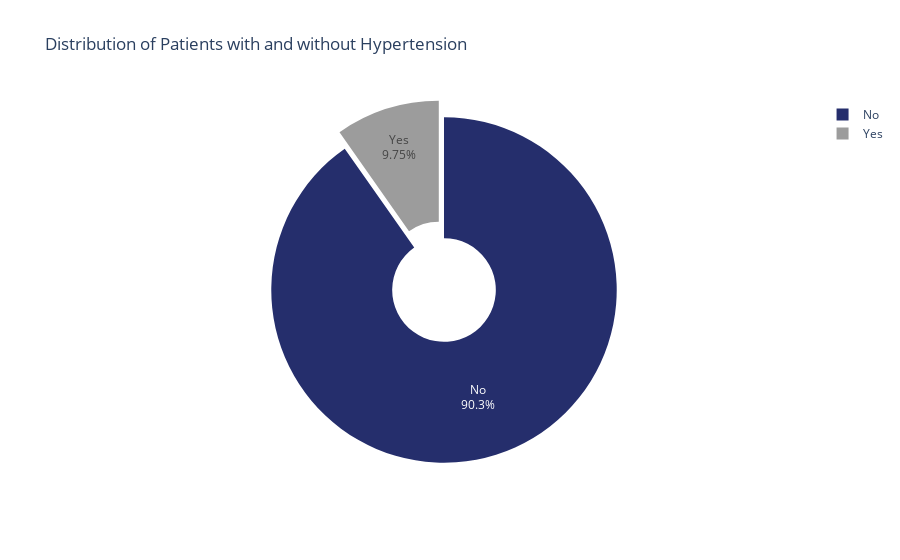

The code cell stored with this chart in its notebook:
### Markdown cell above
**Distribution of Patients with and without Hypertension**

### Code cell
df2['hypertension'] = df2['hypertension'].replace({1: 'Yes', 0: 'No'})
hypertension_count = df2['hypertension'].value_counts()
custom_colors = ['#252E6C', '#9C9C9C']

fig = px.pie(
    values=hypertension_count,
    names=hypertension_count.index,
    hole=0.3,
    title='Distribution of Patients with and without Hypertension',
    color_discrete_sequence=custom_colors,
)

fig.update_traces(textinfo='percent+label', pull=[0, 0.1])
fig.show()

### Figure 1 — Plotly figure (JSON) as saved in the notebook; plotly's stock layout.template omitted (floating-point values rounded to 4 significant figures)
{"data": [{"domain": {"x": [0, 1], "y": [0, 1]}, "hole": 0.3, "hovertemplate": "label=%{label}<br>value=%{value}<extra></extra>", "labels": ["No", "Yes"], "legendgroup": "", "name": "", "pull": [0, 0.1], "showlegend": true, "textinfo": "percent+label", "type": "pie", "values": [4612, 498]}], "layout": {"legend": {"tracegroupgap": 0}, "piecolorway": ["#252E6C", "#9C9C9C"], "title": {"text": "Distribution of Patients with and without Hypertension"}}}
